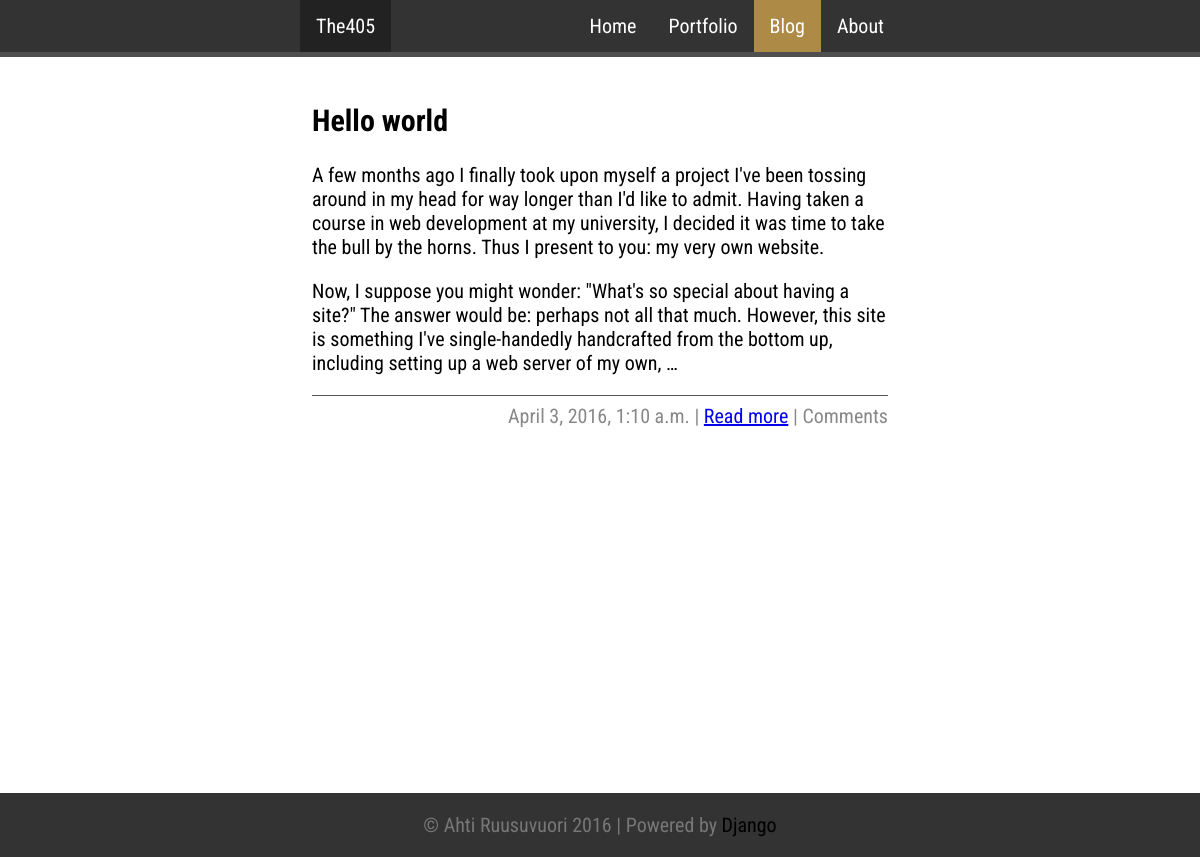
Screenshot of /blog/ with the database file from the repository.
### blog/models.py (models this page shows, shortened)
class Post(models.Model):
    title = models.CharField(max_length=255)
    body = models.TextField()
    created_date = models.DateTimeField(auto_now_add=True, auto_now=False)
    update_date = models.DateTimeField(auto_now_add=False, auto_now=True)
    author = models.ForeignKey(Author)
    tags = models.ManyToManyField(Tag)

### blog/views.py (the view)
# urls.py: url(r'^blog/', views.blog, name='blog'),
def blog(request):
    posts = Post.objects.filter(created_date__lte=timezone.now()).order_by('created_date')
    return render(request, 'blog/blog.html', {'posts': posts})

### blog/templates/blog/blog.html (shortened to what this page needs)
{% extends 'blog/base.html' %}
{% block content %}
  <div class="navbar">
    <div class="container-top">
      <ul class="navbar-items">
        <li class="left"><a href="{% url 'index' %}">The405</a></li>
        <li><a href="{% url 'about' %}">About</a></li>
        <li><a class="active" href="{% url 'blog' %}">Blog</a></li>
        <li><a href="{% url 'portfolio' %}">Portfolio</a></li>
        <li><a href="{% url 'index' %}">Home</a></li>
      </ul>
    </div>
  </div>
  <div class="content">
    <div class="portfolio">
      {% for post in posts %}
        <div>
          <h2 class="no-decoration"><a href="{% url 'post_detail' pk=post.pk %}">{{ post.title }}</a></h2>
          <p>{{ post.body|linebreaks|truncatewords:100 }}</p>
          <p class="date">{{ post.created_date }} | <a href="{% url 'post_detail' pk=post.pk %}">Read more</a> | Comments</p>
          <br />
        </div>
      {% endfor %}
    </div>
  </div>
{% endblock %}

### blog/static/css/style.css (style rules this page uses)
body, html { width: 0 auto; height: 100%; margin: 0; font-family: 'Roboto Condensed', sans-serif; font-size: 20px; -webkit-font-smoothing: antialiased; background-image: url('http://i.imgur.com/tj7MeUN.png'); background-repeat: repeat; background-attachment: fixed; }
.navbar { top: 0; position: fixed; z-index: 9999; width: 100%; background-color: #333; border-bottom: 5px outset rgba(192, 192, 192, 0.5); }
.container-top { max-width: 50%; margin: 0 auto; }
ul.navbar-items { list-style-type: none; margin: 0; padding: 0; overflow: hidden; background-color: #333; }
ul.navbar-items li { float: right; }
ul.navbar-items li a { display: block; color: white; text-align: center; padding: 14px 16px; text-decoration: none; }
.active { background-color: #ad8b46; }
ul.navbar-items .left { background-color: #222; float: left; }
.home, .about, .portfolio { max-width: 80%; margin: 0 auto; padding: 21px; margin-top: 57px; }
.date { color: #888; text-align: right; margin: 4px 0 5px 0; padding: 0.4em 0 0 0; border-top: 1px solid #555; }
.content { background-color: #fff; max-width: 60%; margin: 0 auto; padding-bottom: 53px; }
.no-decoration a { text-decoration: none; color: #000; }

### rows the page displays
Post: title "Hello world", body "A few months ago I finally took upon myself a project I've been tossing around in my head for way longer than I'd like to admit. Having taken a course in web development at my university, I decided it was time to take the bull by the horns. Thus I present to you: my very own website. Now, I suppose you might wonder: \"What's so special about having a site?\" The answer would be: perhaps not all that much. However, this site is something I've single-handedly handcrafted from the bottom up, including setting up a web server of my own, …", created_date "April 3, 2016, 1:10 a.m."
